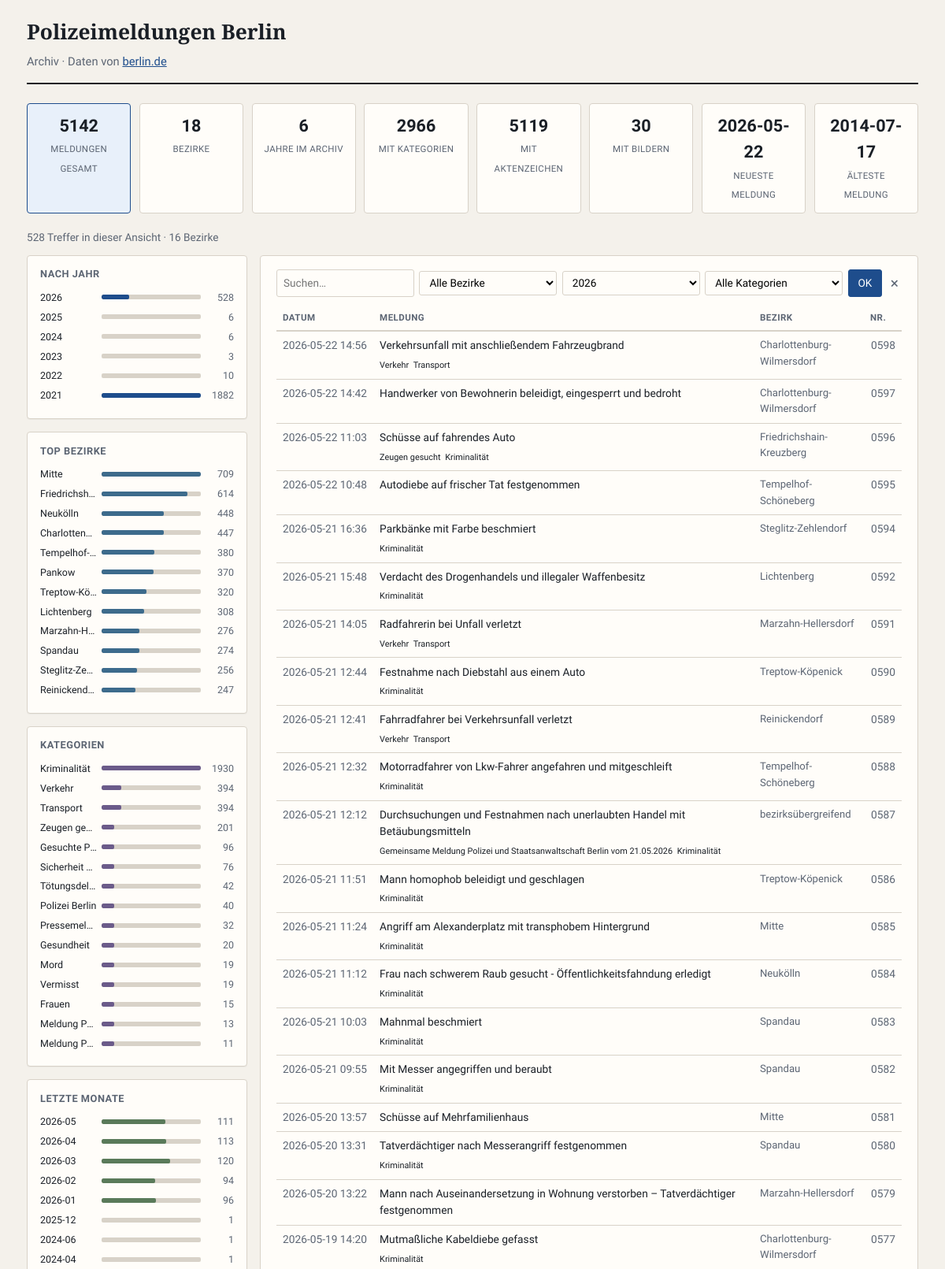
The app's page /?year=2026 (upper part) with its own data.
### tables this page shows
CREATE TABLE meldungen (
    id TEXT PRIMARY KEY,
    url TEXT NOT NULL UNIQUE,
    title TEXT NOT NULL,
    published_at TEXT,
    meldung_date TEXT,
    district TEXT,
    body_text TEXT,
    source_year INTEGER,
    first_seen_at TEXT NOT NULL,
    last_scraped_at TEXT NOT NULL
, summary TEXT, tags TEXT, case_number TEXT, images TEXT);

### dashboard/app.py (the view)
@app.route("/")
def index():
    conn = get_db()
    if conn is None:
        return render_template("index.html", ready=False)
    q = request.args.get("q", "").strip()
    district = request.args.get("district", "").strip()
    year = request.args.get("year", "").strip()
    tag = request.args.get("tag", "").strip()
    page = max(1, int(request.args.get("page", 1) or 1))
    conditions = []
    params: list = []
    if q:
        conditions.append(
            "(title LIKE ? OR body_text LIKE ? OR summary LIKE ? OR district LIKE ? OR tags LIKE ?)"
        )
        like = f"%{q}%"
        params.extend([like, like, like, like, like])
    if district:
        conditions.append("district = ?")
        params.append(district)
    if year.isdigit():
        conditions.append("source_year = ?")
        params.append(int(year))
    if tag:
        conditions.append("tags LIKE ?")
        params.append(f'%"{tag}"%')
    where = f"WHERE {' AND '.join(conditions)}" if conditions else ""
    total = conn.execute(
        f"SELECT COUNT(*) FROM meldungen {where}", params
    ).fetchone()[0]
    pages = max(1, ceil(total / PER_PAGE))
    page = min(page, pages)
    offset = (page - 1) * PER_PAGE
    rows = conn.execute(
        f"""
        SELECT id, title, published_at, district, case_number, tags, source_year
        FROM meldungen {where}
        ORDER BY published_at DESC NULLS LAST, id DESC
        LIMIT ? OFFSET ?
        """,
        [*params, PER_PAGE, offset],
    ).fetchall()
    meldungen = [enrich_row(r) for r in rows]
    stats = conn.execute(
        """
        SELECT
            COUNT(*) AS total,
            COUNT(DISTINCT district) AS districts,
            COUNT(DISTINCT source_year) AS years,
            MIN(published_at) AS oldest,
            MAX(published_at) AS newest,
            SUM(CASE WHEN images IS NOT NULL AND images != '[]' THEN 1 ELSE 0 END) AS with_images,
            SUM(CASE WHEN case_number IS NOT NULL AND case_number != '' THEN 1 ELSE 0 END) AS with_case_number,
            SUM(CASE WHEN tags IS NOT NULL AND tags != '[]' THEN 1 ELSE 0 END) AS with_tags,
            ROUND(AVG(LENGTH(body_text))) AS avg_body_len
        FROM meldungen
        """
    ).fetchone()
    filtered_stats = conn.execute(
        f"""
        SELECT COUNT(*) AS total,
               COUNT(DISTINCT district) AS districts
        FROM meldungen {where}
        """,
        params,
    ).fetchone()
    by_year = conn.execute(
        """
        SELECT source_year AS year, COUNT(*) AS count
        FROM meldungen
        WHERE source_year IS NOT NULL
        GROUP BY source_year
        ORDER BY year DESC
        """
    ).fetchall()
    by_district = conn.execute(
        """
        SELECT district, COUNT(*) AS count
        FROM meldungen
        WHERE district IS NOT NULL AND district != ''
        GROUP BY district
        ORDER BY count DESC
        LIMIT 12
        """
    ).fetchall()
    by_month = conn.execute(
        """
        SELECT substr(published_at, 1, 7) AS month, COUNT(*) AS count
        FROM meldungen
        WHERE published_at IS NOT NULL AND length(published_at) >= 7
        GROUP BY month
        ORDER BY month DESC
        LIMIT 18
        """
    ).fetchall()
    popular_tags = _aggregate_tags(conn)
    districts = conn.execute(
        """
        SELECT district, COUNT(*) AS count
        FROM meldungen
        WHERE district IS NOT NULL AND district != ''
        GROUP BY district
        ORDER BY count DESC, district
        """
    ).fetchall()
    years = conn.execute(
        """
        SELECT DISTINCT source_year AS year
        FROM meldungen WHERE source_year IS NOT NULL
        ORDER BY year DESC
        """
    ).fetchall()
    runs = conn.execute(
        "SELECT * FROM scrape_runs ORDER BY id DESC LIMIT 3"
    ).fetchall()
    conn.close()
    max_year_count = max((r["count"] for r in by_year), default=1)
    max_district_count = max((r["count"] for r in by_district), default=1)
    max_month_count = max((r["count"] for r in by_month), default=1)
    max_tag_count = popular_tags[0][1] if popular_tags else 1
    return render_template(
        "index.html",
        ready=True,
        meldungen=meldungen,
        stats=stats,
        filtered_stats=filtered_stats,
        by_year=by_year,
        by_district=by_district,
        by_month=by_month,
        popular_tags=popular_tags,
        districts=districts,
        years=[r["year"] for r in years],
        runs=runs,
        q=q,
        district_filter=district,
        year_filter=year,
        tag_filter=tag,
        page=page,
        pages=pages,
        total=total,
        format_datetime=format_datetime,
        max_year_count=max_year_count,
        max_district_count=max_district_count,
        max_month_count=max_month_count,
        max_tag_count=max_tag_count,
    )

### dashboard/app.py (called while the page is built)
def get_db():
    if not DB_PATH.exists():
        return None
    conn = sqlite3.connect(DB_PATH)
    conn.row_factory = sqlite3.Row
    return conn

def _aggregate_tags(conn) -> list[tuple[str, int]]:
    counts: Counter[str] = Counter()
    for row in conn.execute(
        "SELECT tags FROM meldungen WHERE tags IS NOT NULL AND tags != '[]'"
    ):
        for tag in tags_from_json(row["tags"]):
            counts[tag] += 1
    return counts.most_common(15)

### dashboard/helpers.py (called while the page is built)
def enrich_row(row) -> dict:
    d = dict(row)
    d["tags_list"] = tags_from_json(d.get("tags"))
    d["images_list"] = images_from_json(d.get("images"))
    return d

def format_datetime(iso: str | None) -> str:
    if not iso:
        return "—"
    return iso[:16].replace("T", " ")

### scraper/parse.py (called while the page is built)
def tags_from_json(raw: str | None) -> list[str]:
    if not raw:
        return []
    try:
        return json.loads(raw)
    except json.JSONDecodeError:
        return []

def images_from_json(raw: str | None) -> list[dict]:
    if not raw:
        return []
    try:
        return json.loads(raw)
    except json.JSONDecodeError:
        return []

### dashboard/templates/index.html (shortened to what this page needs)
{% extends "base.html" %}
{% block content %}
{% if not ready %}
<div class="notice">
  <strong>Noch keine Daten.</strong><br>
  <code>python -m scraper.scrape --mode current</code>
</div>
{% else %}
<section class="stats-grid">
  <div class="stat-card highlight">
    <span class="stat-value">{{ stats.total }}</span>
    <span class="stat-label">Meldungen gesamt</span>
  </div>
  <div class="stat-card">
    <span class="stat-value">{{ stats.districts }}</span>
    <span class="stat-label">Bezirke</span>
  </div>
  <div class="stat-card">
    <span class="stat-value">{{ stats.years }}</span>
    <span class="stat-label">Jahre im Archiv</span>
  </div>
  <div class="stat-card">
    <span class="stat-value">{{ stats.with_tags or 0 }}</span>
    <span class="stat-label">mit Kategorien</span>
  </div>
  <div class="stat-card">
    <span class="stat-value">{{ stats.with_case_number or 0 }}</span>
    <span class="stat-label">mit Aktenzeichen</span>
  </div>
  <div class="stat-card">
    <span class="stat-value">{{ stats.with_images or 0 }}</span>
    <span class="stat-label">mit Bildern</span>
  </div>
  <div class="stat-card">
    <span class="stat-value">{{ format_datetime(stats.newest)[:10] }}</span>
    <span class="stat-label">neueste Meldung</span>
  </div>
  <div class="stat-card">
    <span class="stat-value">{{ format_datetime(stats.oldest)[:10] if stats.oldest else '—' }}</span>
    <span class="stat-label">älteste Meldung</span>
  </div>
</section>
{% if q or district_filter or year_filter or tag_filter %}
<p class="filter-hint">{{ filtered_stats.total }} Treffer in dieser Ansicht · {{ filtered_stats.districts }} Bezirke</p>
{% endif %}
<div class="layout-2col">
  <aside class="sidebar-stats">
    <div class="card compact">
      <h3>Nach Jahr</h3>
      <ul class="bar-list">
        {% for row in by_year %}
        <li>
          <a href="?year={{ row.year }}" class="bar-label">{{ row.year }}</a>
          <span class="bar-track"><span class="bar-fill" style="width:{{ (row.count / max_year_count * 100)|int }}%"></span></span>
          <span class="bar-count">{{ row.count }}</span>
        </li>
        {% endfor %}
      </ul>
    </div>
    <div class="card compact">
      <h3>Top Bezirke</h3>
      <ul class="bar-list">
        {% for row in by_district %}
        <li>
          <a href="?district={{ row.district|urlencode }}" class="bar-label" title="{{ row.district }}">{{ row.district[:22] }}{% if row.district|length > 22 %}…{% endif %}</a>
          <span class="bar-track"><span class="bar-fill district" style="width:{{ (row.count / max_district_count * 100)|int }}%"></span></span>
          <span class="bar-count">{{ row.count }}</span>
        </li>
        {% endfor %}
      </ul>
    </div>
    <div class="card compact">
      <h3>Kategorien</h3>
      <ul class="bar-list">
        {% for t, c in popular_tags %}
        <li>
          <a href="?tag={{ t|urlencode }}" class="bar-label">{{ t }}</a>
          <span class="bar-track"><span class="bar-fill tag" style="width:{{ (c / max_tag_count * 100)|int }}%"></span></span>
          <span class="bar-count">{{ c }}</span>
        </li>
        {% endfor %}
      </ul>
    </div>
    <div class="card compact">
      <h3>Letzte Monate</h3>
      <ul class="bar-list">
        {% for row in by_month %}
        <li>
          <span class="bar-label">{{ row.month }}</span>
          <span class="bar-track"><span class="bar-fill month" style="width:{{ (row.count / max_month_count * 100)|int }}%"></span></span>
          <span class="bar-count">{{ row.count }}</span>
        </li>
        {% endfor %}
      </ul>
    </div>
  </aside>
  <main class="list-panel">
    <div class="card">
      <form class="filters" method="get">
        <input type="search" name="q" value="{{ q }}" placeholder="Suchen…" aria-label="Suche">
        <select name="district" aria-label="Bezirk">
          <option value="">Alle Bezirke</option>
        </select>
        <select name="year" aria-label="Jahr">
          {% for y in years %}
          <option value="{{ y }}" {% if year_filter == y|string %}selected{% endif %}>{{ y }}</option>
          {% endfor %}
        </select>
        <select name="tag" aria-label="Kategorie">
          <option value="">Alle Kategorien</option>
        </select>
        <button type="submit">OK</button>
        {% if q or district_filter or year_filter or tag_filter %}
        <a href="/" class="reset-link">×</a>
        {% endif %}
      </form>
      <table class="meldungen-table">
        <thead>
          <tr>
            <th class="col-date">Datum</th>
            <th class="col-title">Meldung</th>
            <th class="col-district">Bezirk</th>
            <th class="col-nr">Nr.</th>
          </tr>
        </thead>
        <tbody>
          {% for m in meldungen %}
          <tr>
            <td class="col-date">{{ format_datetime(m.published_at)[:16] if m.published_at else '—' }}</td>
            <td class="col-title">
              <a href="/meldung/{{ m.id }}">{{ m.title }}</a>
              {% if m.tags_list %}
              <span class="mini-tags">
                {% for t in m.tags_list[:2] %}<a href="?tag={{ t|urlencode }}" class="mini-tag">{{ t }}</a>{% endfor %}
              </span>
              {% endif %}
            </td>
            <td class="col-district">{{ m.district or '—' }}</td>
            <td class="col-nr">{% if m.case_number %}{{ m.case_number }}{% else %}—{% endif %}</td>
          </tr>
          {% else %}
          <tr><td colspan="4" class="empty-cell">Keine Meldungen.</td></tr>
          {% endfor %}
        </tbody>
      </table>
    </div>
  </main>
</div>
{% endif %}
{% endblock %}

### dashboard/templates/base.html (style rules this page uses)
:root { --bg: #f4f1eb; --paper: #fffdf9; --ink: #1a1f26; --muted: #5c6573; --line: #d8d2c8; --accent: #1e4d8c; --accent-soft: #e8f0fa; --tag-bg: #eef2f6; }
* { box-sizing: border-box; }
body { margin: 0; font-family: "Source Sans 3", system-ui, sans-serif; font-size: 16px; line-height: 1.55; color: var(--ink); background: var(--bg); }
a { color: var(--accent); }
.card { background: var(--paper); border: 1px solid var(--line); border-radius: 4px; padding: 1.1rem 1.25rem; margin-bottom: 1rem; box-shadow: 0 1px 0 rgba(0,0,0,.04); }
.tag { display: inline-block; font-size: 0.78rem; padding: 0.15rem 0.5rem; background: var(--tag-bg); border-radius: 3px; color: var(--ink); text-decoration: none; }
.filters { display: flex; flex-wrap: wrap; gap: 0.65rem; align-items: end; margin-bottom: 0.75rem; }
input, select, button { font: inherit; padding: 0.45rem 0.6rem; border: 1px solid var(--line); border-radius: 3px; background: var(--paper); }
button { background: var(--accent); color: #fff; border-color: var(--accent); cursor: pointer; font-weight: 500; }
.stats-grid { display: grid; grid-template-columns: repeat(auto-fill, minmax(130px, 1fr)); gap: 0.65rem; margin-bottom: 1.25rem; }
.stat-card { background: var(--paper); border: 1px solid var(--line); border-radius: 4px; padding: 0.65rem 0.75rem; text-align: center; }
.stat-card.highlight { border-color: var(--accent); background: var(--accent-soft); }
.stat-value { display: block; font-size: 1.35rem; font-weight: 600; font-variant-numeric: tabular-nums; }
.stat-label { font-size: 0.72rem; color: var(--muted); text-transform: uppercase; letter-spacing: 0.03em; }
.layout-2col { display: grid; grid-template-columns: 280px 1fr; gap: 1rem; align-items: start; }
.card.compact { padding: 0.85rem 1rem; }
.card.compact h3 { margin: 0 0 0.6rem; font-size: 0.8rem; text-transform: uppercase; letter-spacing: 0.04em; color: var(--muted); font-weight: 600; }
.bar-list { list-style: none; margin: 0; padding: 0; }
.bar-list li { display: grid; grid-template-columns: 72px 1fr 36px; gap: 0.35rem; align-items: center; margin-bottom: 0.35rem; font-size: 0.78rem; }
.bar-label { color: var(--ink); text-decoration: none; overflow: hidden; text-overflow: ellipsis; white-space: nowrap; }
.bar-track { height: 6px; background: var(--line); border-radius: 2px; overflow: hidden; }
.bar-fill { display: block; height: 100%; background: var(--accent); border-radius: 2px; }
.bar-fill.district { background: #3d6b8c; }
.bar-fill.tag { background: #6b5b8a; }
.bar-fill.month { background: #5a7a5a; }
.bar-count { text-align: right; color: var(--muted); font-variant-numeric: tabular-nums; }
.filter-hint { font-size: 0.85rem; color: var(--muted); margin: 0 0 0.75rem; }
.filters { display: flex; flex-wrap: wrap; gap: 0.4rem; margin-bottom: 0.75rem; align-items: center; }
.filters input, .filters select { font-size: 0.85rem; padding: 0.35rem 0.5rem; flex: 1; min-width: 100px; }
.filters button { font-size: 0.85rem; padding: 0.35rem 0.75rem; flex: 0; }
.reset-link { font-size: 1.2rem; color: var(--muted); text-decoration: none; padding: 0 0.25rem; }
.meldungen-table { width: 100%; border-collapse: collapse; font-size: 0.86rem; }
.meldungen-table th { text-align: left; font-size: 0.72rem; text-transform: uppercase; letter-spacing: 0.04em; color: var(--muted); font-weight: 600; padding: 0.4rem 0.5rem; border-bottom: 2px solid var(--line); }
.meldungen-table td { padding: 0.45rem 0.5rem; border-bottom: 1px solid var(--line); vertical-align: top; }
.col-date { width: 118px; white-space: nowrap; color: var(--muted); font-variant-numeric: tabular-nums; }
.col-district { width: 140px; color: var(--muted); font-size: 0.82rem; }
.col-nr { width: 48px; text-align: right; color: var(--muted); font-variant-numeric: tabular-nums; }
.col-title a { color: var(--ink); text-decoration: none; font-weight: 500; }
.mini-tags { display: block; margin-top: 0.15rem; }
.mini-tag { font-size: 0.68rem; color: var(--muted); margin-right: 0.35rem; text-decoration: none; }

### records on screen
meldungen: published_at "2026-05-22 14:56", title "Verkehrsunfall mit anschließendem Fahrzeugbrand", 2 "Verkehr" "Transport", district "Charlottenburg-Wilmersdorf", case_number "0598"
meldungen: published_at "2026-05-22 14:42", title "Handwerker von Bewohnerin beleidigt, eingesperrt und bedroht", district "Charlottenburg-Wilmersdorf", case_number "0597"
meldungen: published_at "2026-05-22 11:03", title "Schüsse auf fahrendes Auto", 2 "Zeugen gesucht" "Kriminalität", district "Friedrichshain-Kreuzberg", case_number "0596"
meldungen: published_at "2026-05-22 10:48", title "Autodiebe auf frischer Tat festgenommen", district "Tempelhof-Schöneberg", case_number "0595"
meldungen: published_at "2026-05-21 16:36", title "Parkbänke mit Farbe beschmiert", 2 "Kriminalität", district "Steglitz-Zehlendorf", case_number "0594"
meldungen: published_at "2026-05-21 15:48", title "Verdacht des Drogenhandels und illegaler Waffenbesitz", 2 "Kriminalität", district "Lichtenberg", case_number "0592"
meldungen: published_at "2026-05-21 14:05", title "Radfahrerin bei Unfall verletzt", 2 "Verkehr" "Transport", district "Marzahn-Hellersdorf", case_number "0591"
meldungen: published_at "2026-05-21 12:44", title "Festnahme nach Diebstahl aus einem Auto", 2 "Kriminalität", district "Treptow-Köpenick", case_number "0590"
meldungen: published_at "2026-05-21 12:41", title "Fahrradfahrer bei Verkehrsunfall verletzt", 2 "Verkehr" "Transport", district "Reinickendorf", case_number "0589"
meldungen: published_at "2026-05-21 12:32", title "Motorradfahrer von Lkw-Fahrer angefahren und mitgeschleift", 2 "Kriminalität", district "Tempelhof-Schöneberg", case_number "0588"
meldungen: published_at "2026-05-21 12:12", title "Durchsuchungen und Festnahmen nach unerlaubten Handel mit Betäubungsmitteln", 2 "Gemeinsame Meldung Polizei und Staatsanwaltschaft Berlin vom 21.05.2026" "Kriminalität", district "bezirksübergreifend", case_number "0587"
meldungen: published_at "2026-05-21 11:51", title "Mann homophob beleidigt und geschlagen", 2 "Kriminalität", district "Treptow-Köpenick", case_number "0586"
meldungen: published_at "2026-05-21 11:24", title "Angriff am Alexanderplatz mit transphobem Hintergrund", 2 "Kriminalität", district "Mitte", case_number "0585"
meldungen: published_at "2026-05-21 11:12", title "Frau nach schwerem Raub gesucht - Öffentlichkeitsfahndung erledigt", 2 "Kriminalität", district "Neukölln", case_number "0584"
meldungen: published_at "2026-05-21 10:03", title "Mahnmal beschmiert", 2 "Kriminalität", district "Spandau", case_number "0583"
meldungen: published_at "2026-05-21 09:55", title "Mit Messer angegriffen und beraubt", 2 "Kriminalität", district "Spandau", case_number "0582"
meldungen: published_at "2026-05-20 13:57", title "Schüsse auf Mehrfamilienhaus", district "Mitte", case_number "0581"
meldungen: published_at "2026-05-20 13:31", title "Tatverdächtiger nach Messerangriff festgenommen", 2 "Kriminalität", district "Spandau", case_number "0580"
meldungen: published_at "2026-05-20 13:22", title "Mann nach Auseinandersetzung in Wohnung verstorben – Tatverdächtiger festgenommen", district "Marzahn-Hellersdorf", case_number "0579"
meldungen: published_at "2026-05-19 14:20", title "Mutmaßliche Kabeldiebe gefasst", 2 "Kriminalität", district "Charlottenburg-Wilmersdorf", case_number "0577"

### other values on screen
{{ stats.total }} "5142"
{{ stats.districts }} "18"
{{ stats.years }} "6"
{{ stats.with_tags or 0 }} "2966"
{{ stats.with_case_number or 0 }} "5119"
{{ stats.with_images or 0 }} "30"
{{ filtered_stats.total }} "528"
{{ filtered_stats.districts }} "16"
{{ row.year }} "2026" "2025" "2024" "2023" "2022" "2021"
{{ row.count }} "528" "6" "6" "3" "10" "1882"
{{ row.district[:22] }} "Mitte" "Friedrichsh…" "Neukölln" "Charlotten…" "Tempelhof-…" "Pankow" "Treptow-Kö…" "Lichtenberg" "Marzahn-H…" "Spandau" "Steglitz-Ze…" "Reinickend…"
{{ row.count }} "709" "614" "448" "447" "380" "370" "320" "308" "276" "274" "256" "247"
{{ t }} "Kriminalität" "Verkehr" "Transport" "Zeugen ge…" "Gesuchte P…" "Sicherheit…" "Tötungsdel…" "Polizei Berlin" "Pressemel…" "Gesundheit" "Mord" "Vermisst" "Frauen" "Meldung P…" "Meldung P…"
{{ c }} "1930" "394" "394" "201" "96" "76" "42" "40" "32" "20" "19" "19" "15" "13" "11"
{{ row.month }} "2026-05" "2026-04" "2026-03" "2026-02" "2026-01" "2025-12" "2024-06" "2024-04"
